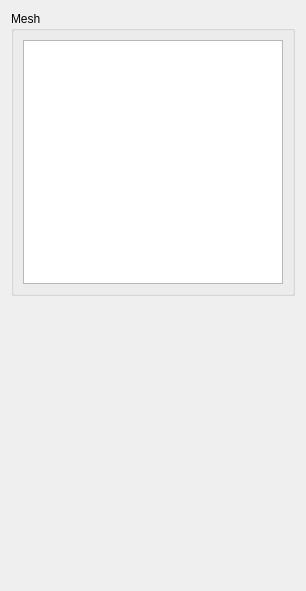
<?xml version="1.0" encoding="UTF-8"?>
<ui version="4.0">
 <class>MeshInfoWidget</class>
 <widget class="QWidget" name="MeshInfoWidget">
  <property name="geometry">
   <rect>
    <x>0</x>
    <y>0</y>
    <width>306</width>
    <height>591</height>
   </rect>
  </property>
  <property name="windowTitle">
   <string>Form</string>
  </property>
  <layout class="QVBoxLayout" name="verticalLayout_3">
   <item>
    <widget class="QGroupBox" name="groupBox_Mesh">
     <property name="title">
      <string>Mesh</string>
     </property>
     <layout class="QVBoxLayout" name="verticalLayout">
      <item>
       <widget class="QTableWidget" name="tableWidget_Mesh"/>
      </item>
     </layout>
    </widget>
   </item>
   <item>
    <spacer name="verticalSpacer">
     <property name="orientation">
      <enum>Qt::Vertical</enum>
     </property>
     <property name="sizeHint" stdset="0">
      <size>
       <width>20</width>
       <height>280</height>
      </size>
     </property>
    </spacer>
   </item>
  </layout>
 </widget>
 <resources/>
 <connections/>
</ui>
